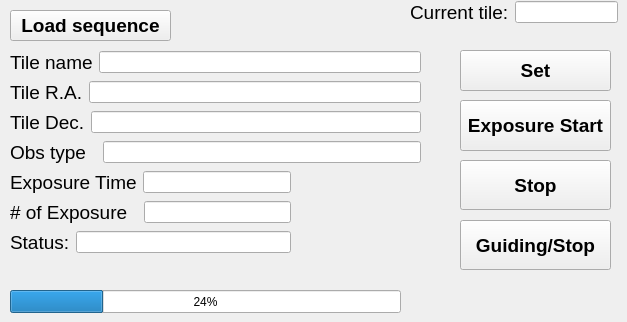
      <widget class="QWidget" name="tab_queue">
       <attribute name="title">
        <string>Queue Mode</string>
       </attribute>
       <widget class="QPushButton" name="pushbtn_load_sequence">
        <property name="geometry">
         <rect>
          <x>10</x>
          <y>10</y>
          <width>161</width>
          <height>31</height>
         </rect>
        </property>
        <property name="font">
         <font>
          <family>Arial</family>
          <pointsize>14</pointsize>
          <weight>75</weight>
          <bold>true</bold>
          <strikeout>false</strikeout>
         </font>
        </property>
        <property name="toolTip">
         <string>&lt;html&gt;&lt;head/&gt;&lt;body&gt;&lt;p&gt;To set the information of the observation&lt;/p&gt;&lt;/body&gt;&lt;/html&gt;</string>
        </property>
        <property name="text">
         <string>Load sequence</string>
        </property>
       </widget>
       <widget class="QPushButton" name="pushbtn_stop_sequence">
        <property name="geometry">
         <rect>
          <x>460</x>
          <y>160</y>
          <width>151</width>
          <height>50</height>
         </rect>
        </property>
        <property name="font">
         <font>
          <family>Arial</family>
          <pointsize>14</pointsize>
          <weight>75</weight>
          <bold>true</bold>
          <strikeout>false</strikeout>
         </font>
        </property>
        <property name="toolTip">
         <string>&lt;html&gt;&lt;head/&gt;&lt;body&gt;&lt;p&gt;To set the information of the observation&lt;/p&gt;&lt;/body&gt;&lt;/html&gt;</string>
        </property>
        <property name="text">
         <string>Stop</string>
        </property>
       </widget>
       <widget class="QPushButton" name="pushbtn_start_sequence">
        <property name="geometry">
         <rect>
          <x>460</x>
          <y>100</y>
          <width>151</width>
          <height>51</height>
         </rect>
        </property>
        <property name="font">
         <font>
          <family>Arial</family>
          <pointsize>14</pointsize>
          <weight>75</weight>
          <bold>true</bold>
          <strikeout>false</strikeout>
         </font>
        </property>
        <property name="toolTip">
         <string>&lt;html&gt;&lt;head/&gt;&lt;body&gt;&lt;p&gt;To set the information of the observation&lt;/p&gt;&lt;/body&gt;&lt;/html&gt;</string>
        </property>
        <property name="text">
         <string>Exposure Start</string>
        </property>
       </widget>
       <widget class="QPushButton" name="pushbtn_set_sequence">
        <property name="geometry">
         <rect>
          <x>460</x>
          <y>50</y>
          <width>151</width>
          <height>41</height>
         </rect>
        </property>
        <property name="font">
         <font>
          <family>Arial</family>
          <pointsize>14</pointsize>
          <weight>75</weight>
          <bold>true</bold>
          <strikeout>false</strikeout>
         </font>
        </property>
        <property name="toolTip">
         <string>&lt;html&gt;&lt;head/&gt;&lt;body&gt;&lt;p&gt;To set the information of the observation&lt;/p&gt;&lt;/body&gt;&lt;/html&gt;</string>
        </property>
        <property name="text">
         <string>Set</string>
        </property>
       </widget>
       <widget class="QWidget" name="layoutWidget">
        <property name="geometry">
         <rect>
          <x>10</x>
          <y>230</y>
          <width>281</width>
          <height>25</height>
         </rect>
        </property>
        <layout class="QHBoxLayout" name="horizontalLayout_obs_status">
         <item>
          <widget class="QLabel" name="label_obs_status">
           <property name="font">
            <font>
             <family>Arial</family>
             <pointsize>14</pointsize>
             <weight>50</weight>
             <bold>false</bold>
             <strikeout>false</strikeout>
            </font>
           </property>
           <property name="text">
            <string>Status:</string>
           </property>
          </widget>
         </item>
         <item>
          <widget class="QLineEdit" name="lineEdit_obs_status">
           <property name="text">
            <string/>
           </property>
           <property name="readOnly">
            <bool>true</bool>
           </property>
          </widget>
         </item>
        </layout>
       </widget>
       <widget class="QWidget" name="layoutWidget">
        <property name="geometry">
         <rect>
          <x>410</x>
          <y>0</y>
          <width>208</width>
          <height>25</height>
         </rect>
        </property>
        <layout class="QHBoxLayout" name="horizontalLayout_current_tile">
         <item>
          <widget class="QLabel" name="label_current_tile">
           <property name="font">
            <font>
             <family>Arial</family>
             <pointsize>14</pointsize>
             <weight>50</weight>
             <bold>false</bold>
             <strikeout>false</strikeout>
            </font>
           </property>
           <property name="text">
            <string>Current tile:</string>
           </property>
          </widget>
         </item>
         <item>
          <widget class="QLineEdit" name="lineEdit_current_tile">
           <property name="text">
            <string/>
           </property>
           <property name="readOnly">
            <bool>true</bool>
           </property>
          </widget>
         </item>
        </layout>
       </widget>
       <widget class="QWidget" name="layoutWidget">
        <property name="geometry">
         <rect>
          <x>10</x>
          <y>50</y>
          <width>411</width>
          <height>25</height>
         </rect>
        </property>
        <layout class="QHBoxLayout" name="horizontalLayout_tile_name">
         <item>
          <widget class="QLabel" name="label_tile_name">
           <property name="font">
            <font>
             <family>Arial</family>
             <pointsize>14</pointsize>
             <weight>50</weight>
             <bold>false</bold>
             <strikeout>false</strikeout>
            </font>
           </property>
           <property name="text">
            <string>Tile name</string>
           </property>
          </widget>
         </item>
         <item>
          <widget class="QLineEdit" name="lineEdit_tile_name">
           <property name="text">
            <string/>
           </property>
           <property name="readOnly">
            <bool>true</bool>
           </property>
          </widget>
         </item>
        </layout>
       </widget>
       <widget class="QWidget" name="layoutWidget">
        <property name="geometry">
         <rect>
          <x>10</x>
          <y>80</y>
          <width>411</width>
          <height>25</height>
         </rect>
        </property>
        <layout class="QHBoxLayout" name="horizontalLayout_ra">
         <item>
          <widget class="QLabel" name="label_ra">
           <property name="font">
            <font>
             <family>Arial</family>
             <pointsize>14</pointsize>
             <weight>50</weight>
             <bold>false</bold>
             <strikeout>false</strikeout>
            </font>
           </property>
           <property name="text">
            <string>Tile R.A.</string>
           </property>
          </widget>
         </item>
         <item>
          <widget class="QLineEdit" name="lineEdit_ra">
           <property name="text">
            <string/>
           </property>
           <property name="readOnly">
            <bool>true</bool>
           </property>
          </widget>
         </item>
        </layout>
       </widget>
       <widget class="QWidget" name="layoutWidget">
        <property name="geometry">
         <rect>
          <x>10</x>
          <y>110</y>
          <width>411</width>
          <height>25</height>
         </rect>
        </property>
        <layout class="QHBoxLayout" name="horizontalLayout_dec">
         <item>
          <widget class="QLabel" name="label_dec">
           <property name="font">
            <font>
             <family>Arial</family>
             <pointsize>14</pointsize>
             <weight>50</weight>
             <bold>false</bold>
             <strikeout>false</strikeout>
            </font>
           </property>
           <property name="text">
            <string>Tile Dec.</string>
           </property>
          </widget>
         </item>
         <item>
          <widget class="QLineEdit" name="lineEdit_dec">
           <property name="text">
            <string/>
           </property>
           <property name="readOnly">
            <bool>true</bool>
           </property>
          </widget>
         </item>
        </layout>
       </widget>
       <widget class="QWidget" name="layoutWidget">
        <property name="geometry">
         <rect>
          <x>10</x>
          <y>140</y>
          <width>411</width>
          <height>25</height>
         </rect>
        </property>
        <layout class="QHBoxLayout" name="horizontalLayout_obs_type">
         <item>
          <widget class="QLabel" name="label_arimass_obs_type">
           <property name="font">
            <font>
             <family>Arial</family>
             <pointsize>14</pointsize>
             <weight>50</weight>
             <bold>false</bold>
             <strikeout>false</strikeout>
            </font>
           </property>
           <property name="text">
            <string>Obs type  </string>
           </property>
          </widget>
         </item>
         <item>
          <widget class="QLineEdit" name="lineEdit_airmass_obs_type">
           <property name="text">
            <string/>
           </property>
           <property name="readOnly">
            <bool>true</bool>
           </property>
          </widget>
         </item>
        </layout>
       </widget>
       <widget class="QWidget" name="layoutWidget">
        <property name="geometry">
         <rect>
          <x>10</x>
          <y>170</y>
          <width>281</width>
          <height>25</height>
         </rect>
        </property>
        <layout class="QHBoxLayout" name="horizontalLayout_exp_time">
         <item>
          <widget class="QLabel" name="label_exp_time">
           <property name="font">
            <font>
             <family>Arial</family>
             <pointsize>14</pointsize>
             <weight>50</weight>
             <bold>false</bold>
             <strikeout>false</strikeout>
            </font>
           </property>
           <property name="text">
            <string>Exposure Time</string>
           </property>
          </widget>
         </item>
         <item>
          <widget class="QLineEdit" name="lineEdit_exp_time">
           <property name="text">
            <string/>
           </property>
           <property name="readOnly">
            <bool>true</bool>
           </property>
          </widget>
         </item>
        </layout>
       </widget>
       <widget class="QWidget" name="layoutWidget">
        <property name="geometry">
         <rect>
          <x>10</x>
          <y>200</y>
          <width>281</width>
          <height>25</height>
         </rect>
        </property>
        <layout class="QHBoxLayout" name="horizontalLayout_num_exp">
         <item>
          <widget class="QLabel" name="label_num_exp">
           <property name="font">
            <font>
             <family>Arial</family>
             <pointsize>14</pointsize>
             <weight>50</weight>
             <bold>false</bold>
             <strikeout>false</strikeout>
            </font>
           </property>
           <property name="text">
            <string># of Exposure  </string>
           </property>
          </widget>
         </item>
         <item>
          <widget class="QLineEdit" name="lineEdit_num_exp">
           <property name="text">
            <string/>
           </property>
           <property name="readOnly">
            <bool>true</bool>
           </property>
          </widget>
         </item>
        </layout>
       </widget>
       <widget class="QProgressBar" name="progressBar">
        <property name="geometry">
         <rect>
          <x>10</x>
          <y>290</y>
          <width>391</width>
          <height>23</height>
         </rect>
        </property>
        <property name="value">
         <number>24</number>
        </property>
       </widget>
       <widget class="QPushButton" name="pushbtn_Guiding">
        <property name="geometry">
         <rect>
          <x>460</x>
          <y>220</y>
          <width>151</width>
          <height>50</height>
         </rect>
        </property>
        <property name="font">
         <font>
          <family>Arial</family>
          <pointsize>14</pointsize>
          <weight>75</weight>
          <bold>true</bold>
          <strikeout>false</strikeout>
         </font>
        </property>
        <property name="toolTip">
         <string>&lt;html&gt;&lt;head/&gt;&lt;body&gt;&lt;p&gt;To set the information of the observation&lt;/p&gt;&lt;/body&gt;&lt;/html&gt;</string>
        </property>
        <property name="text">
         <string>Guiding/Stop</string>
        </property>
       </widget>
      </widget>
